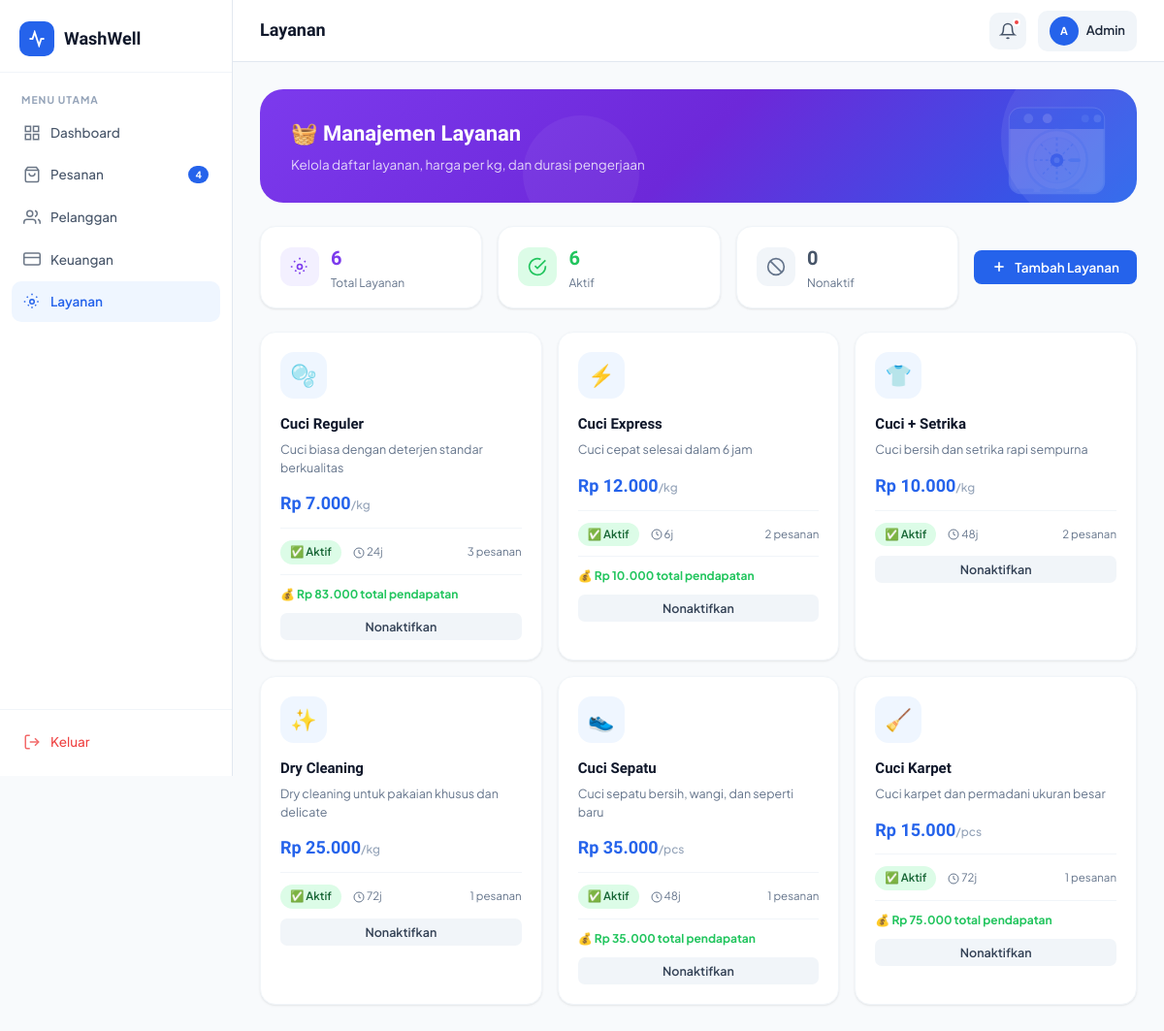
Screenshot of /admin/services.php (signed in) with the database file from the repository.
### tables this page shows
CREATE TABLE IF NOT EXISTS users (
    id         INT AUTO_INCREMENT PRIMARY KEY,
    name       VARCHAR(100) NOT NULL,
    email      VARCHAR(150) UNIQUE NOT NULL,
    password   VARCHAR(255) NOT NULL,
    phone      VARCHAR(20),
    address    TEXT,
    role       ENUM('customer','admin') DEFAULT 'customer',
    created_at TIMESTAMP DEFAULT CURRENT_TIMESTAMP,
    updated_at TIMESTAMP DEFAULT CURRENT_TIMESTAMP ON UPDATE CURRENT_TIMESTAMP
);

CREATE TABLE IF NOT EXISTS services (
    id                  INT AUTO_INCREMENT PRIMARY KEY,
    name                VARCHAR(100) NOT NULL,
    description         TEXT,
    price_per_kg        DECIMAL(10,2) NOT NULL,
    unit_type           ENUM('kg','item') NOT NULL DEFAULT 'kg',
    requires_cloth_type TINYINT(1) DEFAULT 0,
    duration_hours      INT DEFAULT 24,
    is_active           TINYINT(1) DEFAULT 1,
    created_at          TIMESTAMP DEFAULT CURRENT_TIMESTAMP
);

### includes/auth.php (called while the page is built, shortened)
<?php
require_once __DIR__ . '/config.php';
function getCurrentUser() {
    $db = getDB();
    $id = (int)$_SESSION['user_id'];
    $res = $db->query("SELECT * FROM users WHERE id=$id LIMIT 1");
    return $res ? $res->fetch_assoc() : null;
}
function getUnreadNotifs($userId) {
    $db = getDB();
    $uid = (int)$userId;
    $res = $db->query("SELECT COUNT(*) as cnt FROM notifications WHERE user_id=$uid AND is_read=0");
    return $res ? (int)$res->fetch_assoc()['cnt'] : 0;
}
?>

### includes/config.php (called while the page is built, shortened)
<?php
function formatRupiah($amount) {
    return 'Rp ' . number_format($amount, 0, ',', '.');
}
?>

### admin/services.php (the view, shortened to what this page needs)
<?php
require_once '../includes/auth.php';
$db = getDB();
$user = getCurrentUser();
$services = $db->query("SELECT s.*, (SELECT COUNT(*) FROM orders o WHERE o.service_id=s.id) as total_orders, (SELECT COALESCE(SUM(t.amount),0) FROM transactions t JOIN orders o ON t.order_id=o.id WHERE o.service_id=s.id AND t.status='success') as total_revenue FROM services s ORDER BY s.created_at ASC");
$totalServices = $db->query("SELECT COUNT(*) as c FROM services")->fetch_assoc()['c'];
$activeServices = $db->query("SELECT COUNT(*) as c FROM services WHERE is_active=1")->fetch_assoc()['c'];
$serviceIcons = [
    'Cuci Reguler' => '🫧',
    'Cuci Express' => '⚡',
    'Cuci + Setrika' => '👕',
    'Dry Cleaning' => '✨',
    'Cuci Sepatu' => '👟',
    'Cuci Karpet' => '🧹',
];
?>
<!DOCTYPE html>
<html lang="id">
<head>
<link rel="stylesheet" href="../assets/css/style.css">
</head>
<body>
<div class="app-layout">
    <?php require_once 'partials/sidebar.php'; ?>
    <div class="main-content">
        <header class="topbar">
            <div class="topbar-left">
                <div class="topbar-title">Layanan</div>
            </div>
            <div class="topbar-right">
                <button class="notif-btn" onclick="window.location='notifications.php'">
                    <svg width="18" height="18" viewBox="0 0 24 24" fill="none" stroke="currentColor" stroke-width="2"><path d="M18 8A6 6 0 0 0 6 8c0 7-3 9-3 9h18s-3-2-3-9"/><path d="M13.73 21a2 2 0 0 1-3.46 0"/></svg>
                    <?php if (getUnreadNotifs($user['id']) > 0): ?>
                    <span class="notif-dot"></span>
                    <?php endif; ?>
                </button>
                <div style="display:flex;align-items:center;gap:8px;padding:6px 12px;border-radius:10px;background:var(--gray-100)">
                    <div class="avatar avatar-sm"><?= strtoupper(substr($user['name'],0,1)) ?></div>
                    <span style="font-size:13px;font-weight:600"><?= htmlspecialchars(explode(' ',$user['name'])[0]) ?></span>
                </div>
            </div>
        </header>
        <main class="page-content">
            <div class="page-hero animate-in" style="background:linear-gradient(135deg,#7C3AED 0%,#6D28D9 50%,#2563EB 100%)">
                <img src="../assets/img/washing-machine.svg" class="page-hero-img" alt="">
                <div class="page-hero-title">🧺 Manajemen Layanan</div>
                <div class="page-hero-sub">Kelola daftar layanan, harga per kg, dan durasi pengerjaan</div>
            </div>
            <div style="display:flex;gap:16px;margin-bottom:24px;flex-wrap:wrap;">
                <div class="card" style="padding:16px 20px;display:flex;align-items:center;gap:12px;flex:1;min-width:160px;">
                    <div style="width:40px;height:40px;border-radius:12px;background:#F3F0FF;color:#7C3AED;display:flex;align-items:center;justify-content:center;">
                        <svg width="20" height="20" viewBox="0 0 24 24" fill="none" stroke="currentColor" stroke-width="2"><circle cx="12" cy="12" r="3"/><path d="M19.07 4.93l-1.41 1.41M21 12h-2M17.66 17.66l-1.41-1.41M12 19v2M6.34 17.66l1.41-1.41M3 12H1M4.93 4.93l1.41 1.41M12 3V1"/></svg>
                    </div>
                    <div>
                        <div style="font-family:var(--font-display);font-size:20px;font-weight:800;color:#7C3AED"><?= $totalServices ?></div>
                        <div style="font-size:12px;color:var(--gray-500)">Total Layanan</div>
                    </div>
                </div>
                <div class="card" style="padding:16px 20px;display:flex;align-items:center;gap:12px;flex:1;min-width:160px;">
                    <div style="width:40px;height:40px;border-radius:12px;background:var(--green-light);color:var(--green);display:flex;align-items:center;justify-content:center;">
                        <svg width="20" height="20" viewBox="0 0 24 24" fill="none" stroke="currentColor" stroke-width="2"><path d="M22 11.08V12a10 10 0 1 1-5.93-9.14"/><polyline points="22 4 12 14.01 9 11.01"/></svg>
                    </div>
                    <div>
                        <div style="font-family:var(--font-display);font-size:20px;font-weight:800;color:var(--green)"><?= $activeServices ?></div>
                        <div style="font-size:12px;color:var(--gray-500)">Aktif</div>
                    </div>
                </div>
                <div class="card" style="padding:16px 20px;display:flex;align-items:center;gap:12px;flex:1;min-width:160px;">
                    <div style="width:40px;height:40px;border-radius:12px;background:var(--gray-100);color:var(--gray-500);display:flex;align-items:center;justify-content:center;">
                        <svg width="20" height="20" viewBox="0 0 24 24" fill="none" stroke="currentColor" stroke-width="2"><circle cx="12" cy="12" r="10"/><line x1="4.93" y1="4.93" x2="19.07" y2="19.07"/></svg>
                    </div>
                    <div>
                        <div style="font-family:var(--font-display);font-size:20px;font-weight:800;color:var(--gray-600)"><?= $totalServices - $activeServices ?></div>
                        <div style="font-size:12px;color:var(--gray-500)">Nonaktif</div>
                    </div>
                </div>
                <?php if ($user['role']==='admin'): ?>
                <button class="btn btn-primary" onclick="document.getElementById('addModal').classList.add('open')" style="align-self:center;">
                    <svg width="16" height="16" viewBox="0 0 24 24" fill="none" stroke="currentColor" stroke-width="2.5"><line x1="12" y1="5" x2="12" y2="19"/><line x1="5" y1="12" x2="19" y2="12"/></svg>
                    Tambah Layanan
                </button>
                <?php endif; ?>
            </div>
            <div class="service-grid">
            <?php $services->data_seek(0); $i=0; while ($s = $services->fetch_assoc()): $i++; ?>
                <div class="service-card animate-in">
                    <div class="service-card-icon" style="<?= !$s['is_active']?'background:var(--gray-100);color:var(--gray-400)':'' ?>">
                        <span style="font-size:22px"><?= $serviceIcons[$s['name']] ?? '🧺' ?></span>
                    </div>
                    <div class="service-card-name"><?= htmlspecialchars($s['name']) ?></div>
                    <div class="service-card-desc"><?= htmlspecialchars($s['description'] ?: 'Layanan laundry profesional WashWell.') ?></div>
                    <div class="service-card-price"><?= formatRupiah($s['price_per_kg']) ?><span>/<?= ($s['unit_type'] ?? 'kg') === 'item' ? 'pcs' : 'kg' ?></span></div>
                    <div class="service-card-meta">
                        <span class="service-tag <?= $s['is_active']?'service-tag-active':'service-tag-inactive' ?>">
                            <?= $s['is_active']?'✅ Aktif':'❌ Nonaktif' ?>
                        </span>
                        <span style="font-size:11.5px;color:var(--gray-500)">
                            <svg width="12" height="12" viewBox="0 0 24 24" fill="none" stroke="currentColor" stroke-width="2" style="display:inline;vertical-align:middle"><circle cx="12" cy="12" r="10"/><polyline points="12 6 12 12 16 14"/></svg>
                            <?= $s['duration_hours'] ?>j
                        </span>
                        <span style="font-size:11.5px;color:var(--gray-500);margin-left:auto"><?= $s['total_orders'] ?> pesanan</span>
                    </div>
                    <?php if ($s['total_revenue'] > 0): ?>
                    <div style="margin-top:10px;padding-top:10px;border-top:1px solid var(--gray-100);font-size:12px;color:var(--green);font-weight:700">
                        💰 <?= formatRupiah($s['total_revenue']) ?> total pendapatan
                    </div>
                    <?php endif; ?>
                    <?php if ($user['role']==='admin'): ?>
                    <form method="POST" style="margin-top:10px">
                        <button type="submit" class="btn btn-ghost btn-sm btn-full"><?= $s['is_active']?'Nonaktifkan':'Aktifkan' ?></button>
                    </form>
                    <?php endif; ?>
                </div>
            <?php endwhile; ?>
            </div>
        </main>
    </div>
</div>
</body>
</html>

### rows the page displays
users: name "A", name "Admin"
services: name "🫧", name "Cuci Reguler", description "Cuci biasa dengan deterjen standar berkualitas", price_per_kg "Rp 7.000", unit_type "kg", is_active "✅ Aktif", duration_hours "24", total_orders "3", total_revenue "Rp 83.000"
services: name "⚡", name "Cuci Express", description "Cuci cepat selesai dalam 6 jam", price_per_kg "Rp 12.000", unit_type "kg", is_active "✅ Aktif", duration_hours "6", total_orders "2", total_revenue "Rp 10.000"
services: name "👕", name "Cuci + Setrika", description "Cuci bersih dan setrika rapi sempurna", price_per_kg "Rp 10.000", unit_type "kg", is_active "✅ Aktif", duration_hours "48", total_orders "2"
services: name "✨", name "Dry Cleaning", description "Dry cleaning untuk pakaian khusus dan delicate", price_per_kg "Rp 25.000", unit_type "kg", is_active "✅ Aktif", duration_hours "72", total_orders "1"
services: name "👟", name "Cuci Sepatu", description "Cuci sepatu bersih, wangi, dan seperti baru", price_per_kg "Rp 35.000", unit_type "pcs", is_active "✅ Aktif", duration_hours "48", total_orders "1", total_revenue "Rp 35.000"
services: name "🧹", name "Cuci Karpet", description "Cuci karpet dan permadani ukuran besar", price_per_kg "Rp 15.000", unit_type "pcs", is_active "✅ Aktif", duration_hours "72", total_orders "1", total_revenue "Rp 75.000"

### other values shown
$item['label'] "Dashboard"
$item['label'] "Pesanan"
$notifCount "4"
$item['label'] "Pelanggan"
$item['label'] "Keuangan"
$item['label'] "Layanan"
$totalServices "6"
$activeServices "6"
$totalServices - $activeServices "0"
